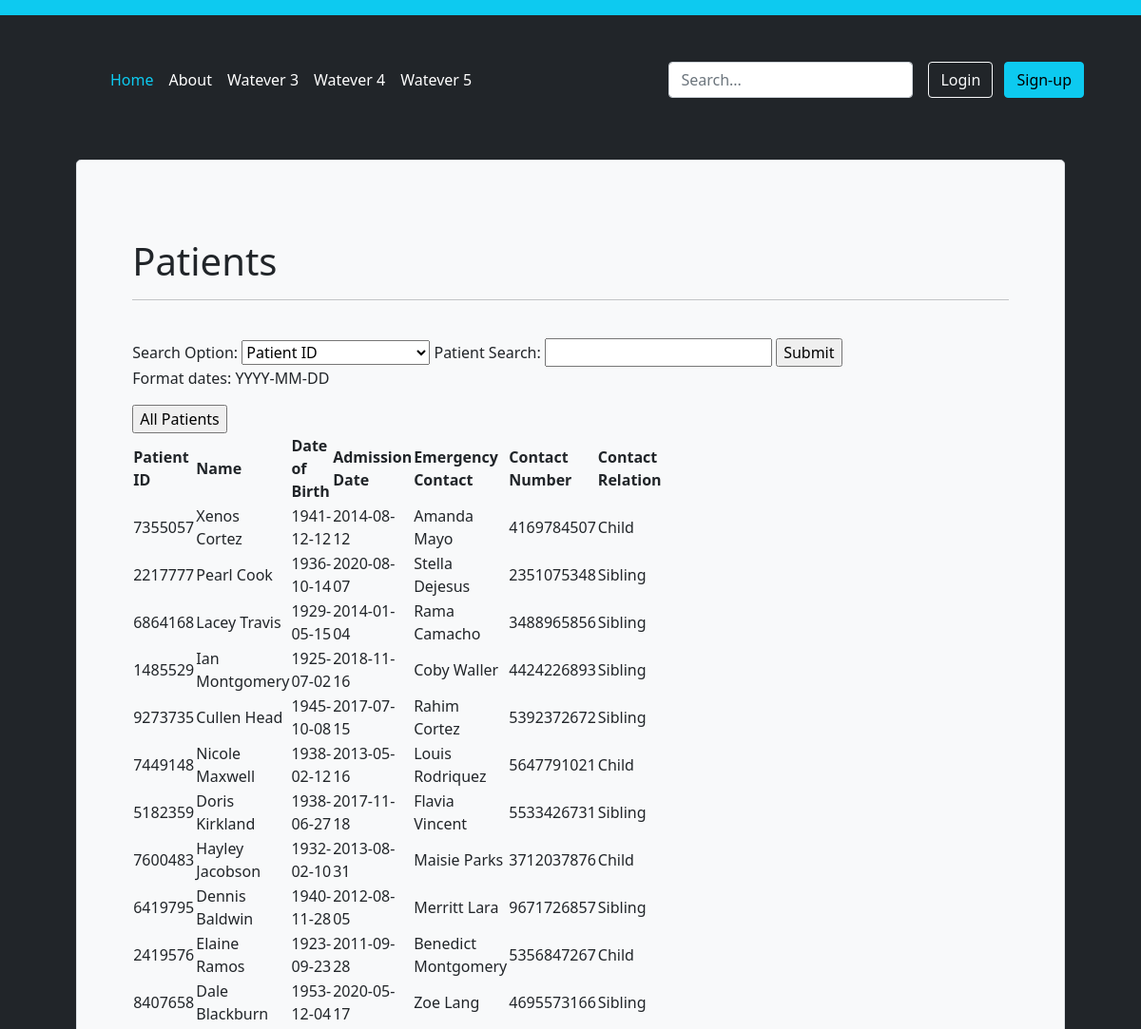
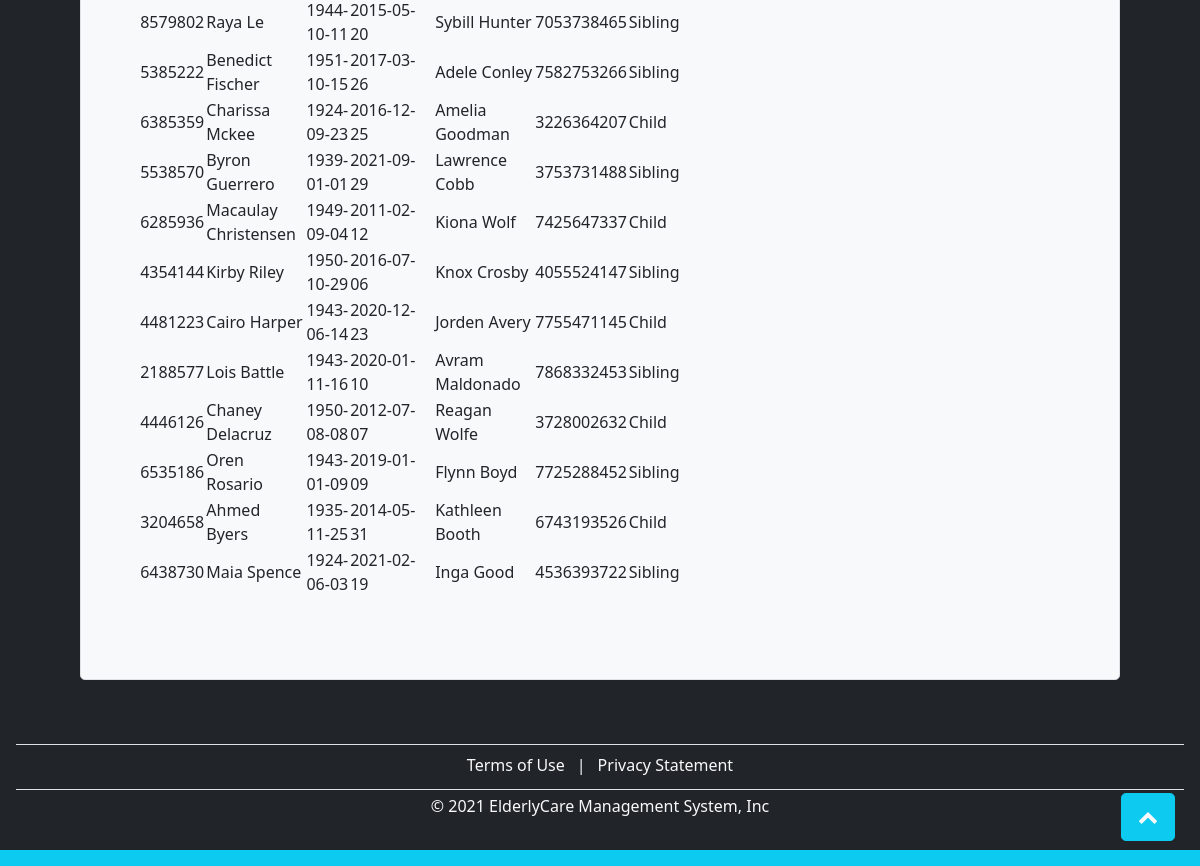
The page /patient.php on the database as committed earlier (2 pictures, top to bottom).
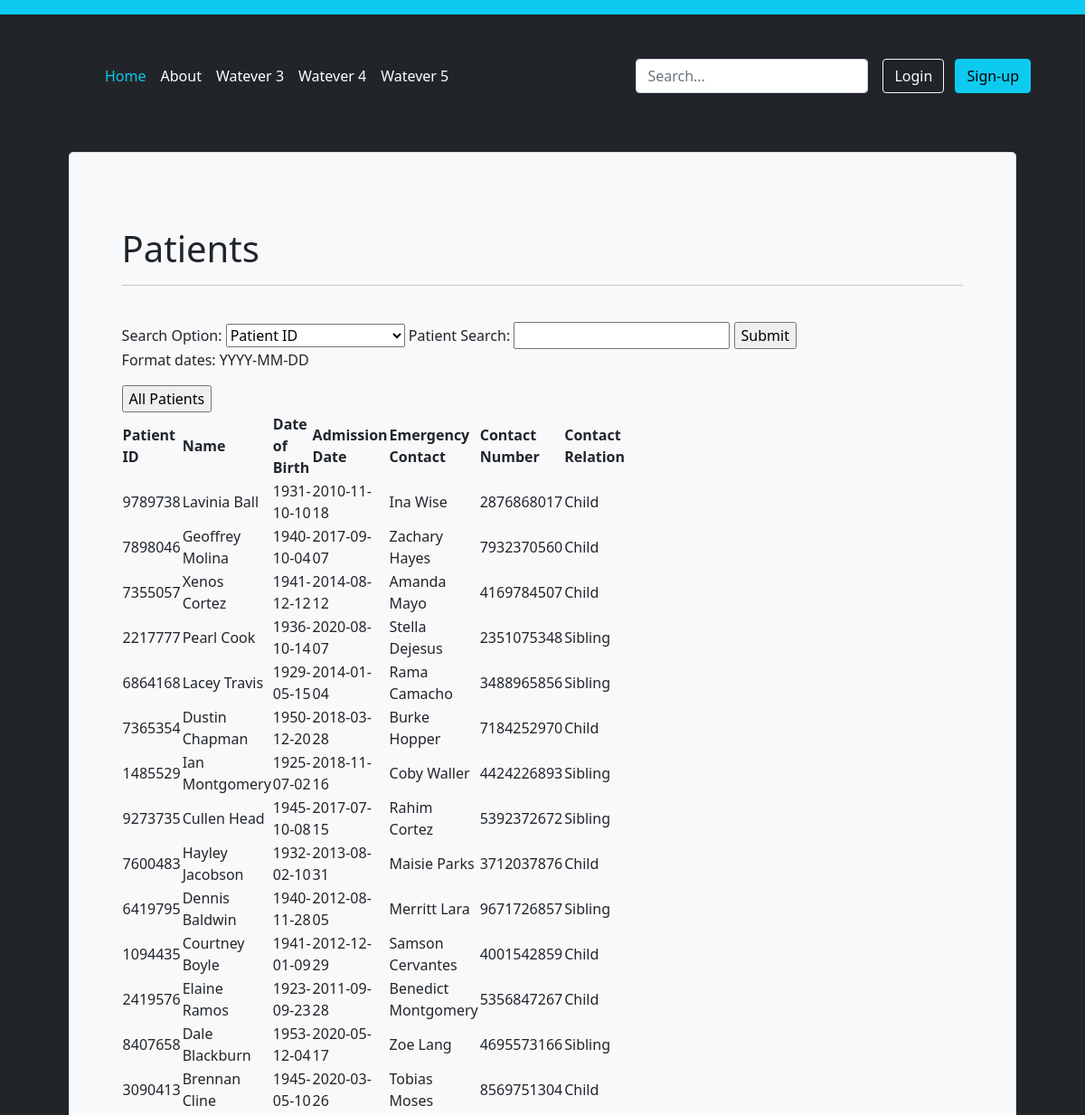
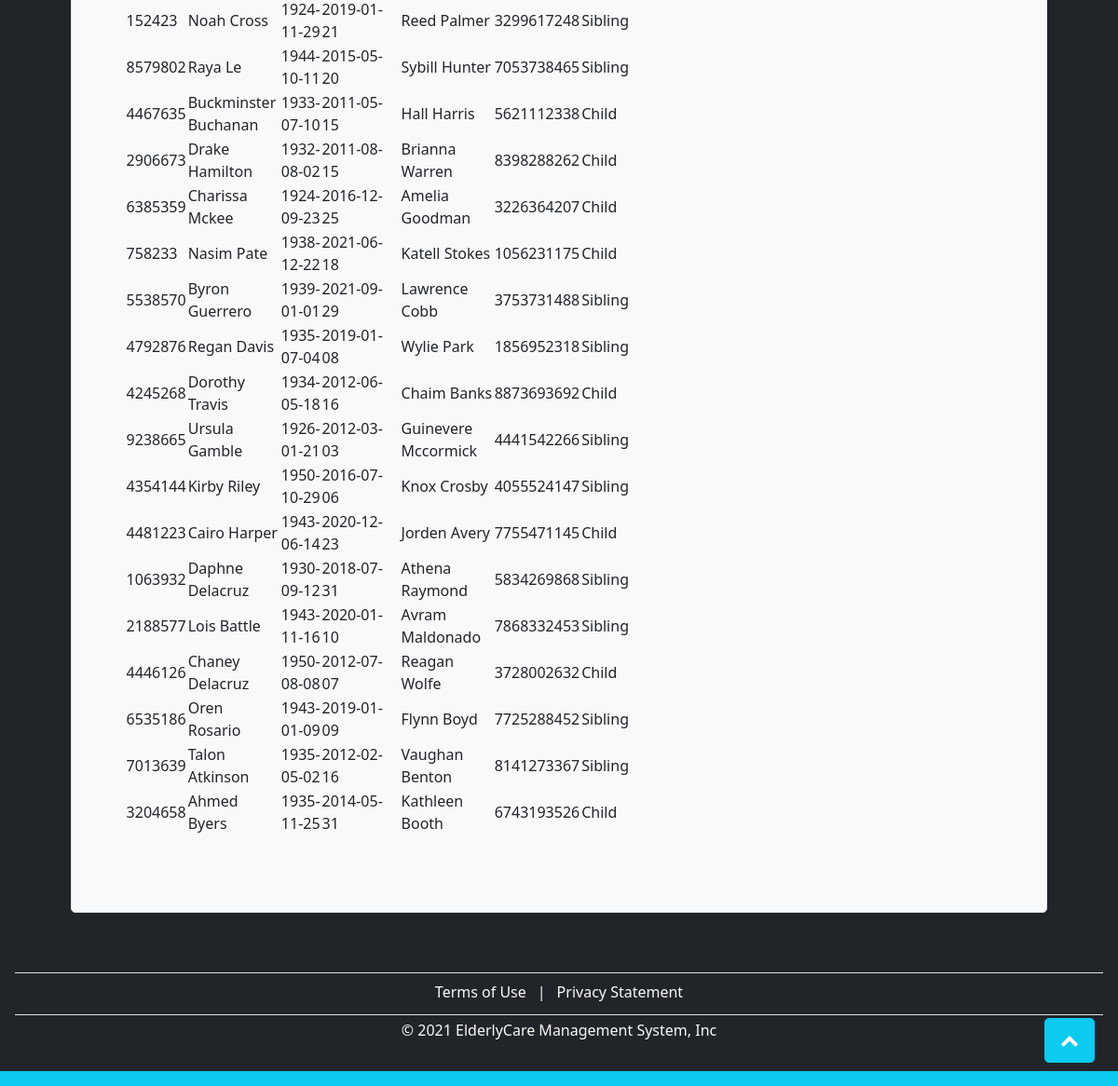
The same page on the database as committed later (2 pictures, top to bottom).
### tables this page shows
CREATE TABLE `Patient` (
  `patientID` int(5) NOT NULL,  
  `fName` varchar(50) NOT NULL,
  `lName` varchar(50) NOT NULL,
  `admissionDate` date NOT NULL,
  `groupID` int(1) NOT NULL,  
  `familyCode` int(3) NOT NULL,
  `emergencyContactName` varchar(50) NOT NULL,
  `emergencyContactNumber` bigint(10) DEFAULT NULL,
  `emergencyContactRelation` varchar(50) NOT NULL,  
  `email` varchar(50) NOT NULL,
  `DOB` date NOT NULL,
  `password` varchar(15) NOT NULL,  
  `approval` int(1) NOT NULL,  
  `totalDues` decimal(10,2) NOT NULL,
  `phone` bigint(10) DEFAULT NULL
);

### patient.php (the view, shortened to what this page needs)
<?php
include 'db_connection.php';
if(!isset($_POST['option'])){
    $sql = "SELECT patientID,fName,lName,DOB,admissionDate,emergencyContactName,emergencyContactNumber,emergencyContactRelation
    FROM Patient
    WHERE approval = 1;";
    $result = $conn->query($sql);
}
?>
  <h1>Patients</h1>
  <hr>
  <br>
        <form action="patient.php" method="POST">
            <label for="option">Search Option: </label>
            <select name="option" id="option">
            <option value="id">Patient ID</option>
            </select>
            <label for="search">Patient Search:</label>
            <input type="text" name="search" id="search" required>
            <input type="submit" id="enter" value="Submit">
        </form>
        <p>Format dates: YYYY-MM-DD</p>
        <form action="patient.php" method="POST">
            <input type="submit" id="cancel" value="All Patients">
        </form>
        <table width='30%' border=0>
                    <th>Patient ID</th>
                    <th>Name </th>
                    <th>Date of Birth </th>
                    <th>Admission Date</th>
                    <th>Emergency Contact</th>
                    <th>Contact Number</th>
                    <th>Contact Relation</th>
                <?php
                while($res = mysqli_fetch_array($result)) {
                    echo "<tr>";
                    echo "<td>".$res['patientID']."</td>";
                    echo "<td>".$res['fName']. " " .$res['lName']."</td>";
                    echo "<td>".$res['DOB']."</td>";
                    echo "<td>".$res['admissionDate']."</td>";
                    echo "<td>".$res['emergencyContactName']."</td>";
                    echo "<td>".$res['emergencyContactNumber']."</td>";
                    echo "<td>".$res['emergencyContactRelation']."</td>";
                }
                ?>
         </table>

Rows that differ between the two databases and show on the page:
no longer on this page (row edited): patient: patientID "7449148", fName "Nicole", lName "Maxwell", DOB "1938-02-12", admissionDate "2013-05-16", emergencyContactName "Louis Rodriquez", emergencyContactNumber "5647791021", emergencyContactRelation "Child"
no longer on this page (row edited): patient: patientID "5182359", fName "Doris", lName "Kirkland", DOB "1938-06-27", admissionDate "2017-11-18", emergencyContactName "Flavia Vincent", emergencyContactNumber "5533426731", emergencyContactRelation "Sibling"
no longer on this page (row edited): patient: patientID "5385222", fName "Benedict", lName "Fischer", DOB "1951-10-15", admissionDate "2017-03-26", emergencyContactName "Adele Conley", emergencyContactNumber "7582753266", emergencyContactRelation "Sibling"
no longer on this page (row edited): patient: patientID "6285936", fName "Macaulay", lName "Christensen", DOB "1949-09-04", admissionDate "2011-02-12", emergencyContactName "Kiona Wolf", emergencyContactNumber "7425647337", emergencyContactRelation "Child"
no longer on this page (row edited): patient: patientID "6438730", fName "Maia", lName "Spence", DOB "1924-06-03", admissionDate "2021-02-19", emergencyContactName "Inga Good", emergencyContactNumber "4536393722", emergencyContactRelation "Sibling"
now on this page (row edited): patient: patientID "9789738", fName "Lavinia", lName "Ball", DOB "1931-10-10", admissionDate "2010-11-18", emergencyContactName "Ina Wise", emergencyContactNumber "2876868017", emergencyContactRelation "Child"
now on this page (row edited): patient: patientID "7898046", fName "Geoffrey", lName "Molina", DOB "1940-10-04", admissionDate "2017-09-07", emergencyContactName "Zachary Hayes", emergencyContactNumber "7932370560", emergencyContactRelation "Child"
now on this page (row edited): patient: patientID "7365354", fName "Dustin", lName "Chapman", DOB "1950-12-20", admissionDate "2018-03-28", emergencyContactName "Burke Hopper", emergencyContactNumber "7184252970", emergencyContactRelation "Child"
now on this page (row edited): patient: patientID "1094435", fName "Courtney", lName "Boyle", DOB "1941-01-09", admissionDate "2012-12-29", emergencyContactName "Samson Cervantes", emergencyContactNumber "4001542859", emergencyContactRelation "Child"
now on this page (row edited): patient: patientID "3090413", fName "Brennan", lName "Cline", DOB "1945-05-10", admissionDate "2020-03-26", emergencyContactName "Tobias Moses", emergencyContactNumber "8569751304", emergencyContactRelation "Child"
now on this page (row edited): patient: patientID "152423", fName "Noah", lName "Cross", DOB "1924-11-29", admissionDate "2019-01-21", emergencyContactName "Reed Palmer", emergencyContactNumber "3299617248", emergencyContactRelation "Sibling"
now on this page (row edited): patient: patientID "4467635", fName "Buckminster", lName "Buchanan", DOB "1933-07-10", admissionDate "2011-05-15", emergencyContactName "Hall Harris", emergencyContactNumber "5621112338", emergencyContactRelation "Child"
now on this page (row edited): patient: patientID "2906673", fName "Drake", lName "Hamilton", DOB "1932-08-02", admissionDate "2011-08-15", emergencyContactName "Brianna Warren", emergencyContactNumber "8398288262", emergencyContactRelation "Child"
now on this page (row edited): patient: patientID "758233", fName "Nasim", lName "Pate", DOB "1938-12-22", admissionDate "2021-06-18", emergencyContactName "Katell Stokes", emergencyContactNumber "1056231175", emergencyContactRelation "Child"
now on this page (row edited): patient: patientID "4792876", fName "Regan", lName "Davis", DOB "1935-07-04", admissionDate "2019-01-08", emergencyContactName "Wylie Park", emergencyContactNumber "1856952318", emergencyContactRelation "Sibling"
now on this page (row edited): patient: patientID "4245268", fName "Dorothy", lName "Travis", DOB "1934-05-18", admissionDate "2012-06-16", emergencyContactName "Chaim Banks", emergencyContactNumber "8873693692", emergencyContactRelation "Child"
now on this page (row edited): patient: patientID "9238665", fName "Ursula", lName "Gamble", DOB "1926-01-21", admissionDate "2012-03-03", emergencyContactName "Guinevere Mccormick", emergencyContactNumber "4441542266", emergencyContactRelation "Sibling"
now on this page (row edited): patient: patientID "1063932", fName "Daphne", lName "Delacruz", DOB "1930-09-12", admissionDate "2018-07-31", emergencyContactName "Athena Raymond", emergencyContactNumber "5834269868", emergencyContactRelation "Sibling"
now on this page (row edited): patient: patientID "7013639", fName "Talon", lName "Atkinson", DOB "1935-05-02", admissionDate "2012-02-16", emergencyContactName "Vaughan Benton", emergencyContactNumber "8141273367", emergencyContactRelation "Sibling"
